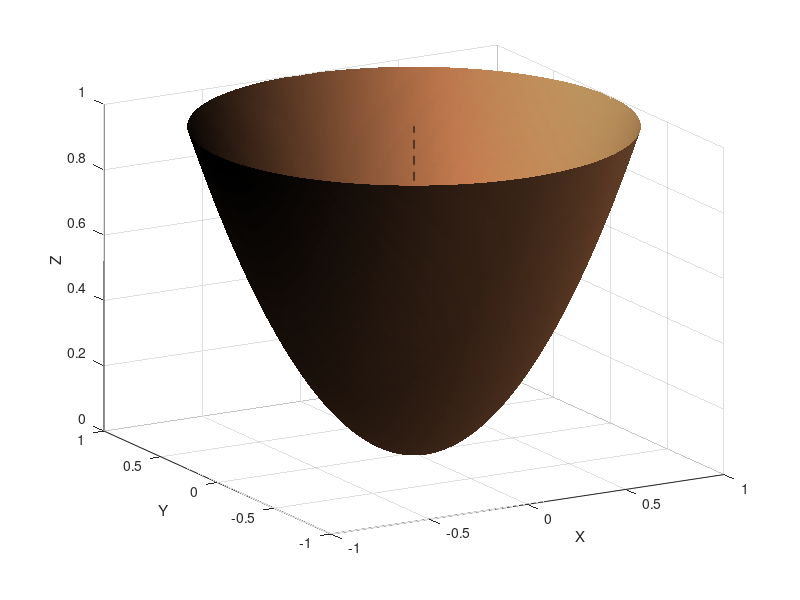

Write MATLAB code to recreate this figure.
% Rotating v = u^2 about the z axes
function main
    N = 200;
    % Using the analogy of a sheet of paper wrapped into a cylinder
    % and taped, we see that we need a plaid in z and theta, the angle
    % of rotation
    u = linspace(0, 1, N);
    th = linspace(0, 2*pi, N);
    % we now compute tht plaid coordinates:
    [uu, tth] = meshgrid(u, th);
    % now, the cartesian conversion gives us the cylinder we want:
    rr = uu;
    zz = f(rr);
    xx = rr.*cos(tth);
    yy = rr.*sin(tth);
    surf(xx, yy, zz, xx);
    shading interp
    colormap copper
    xlabel('X'); ylabel('Y'); zlabel('Z')
    view(-30, 20)
    hold on
    % draw axis of rotation
    x = [0 0];
    y = [0 0];
    z = [0 1];
    plot3(x, y, z, 'k--')
    lightangle(-60, 45)
end

function v = f(u)
    v = u.^2;
end

